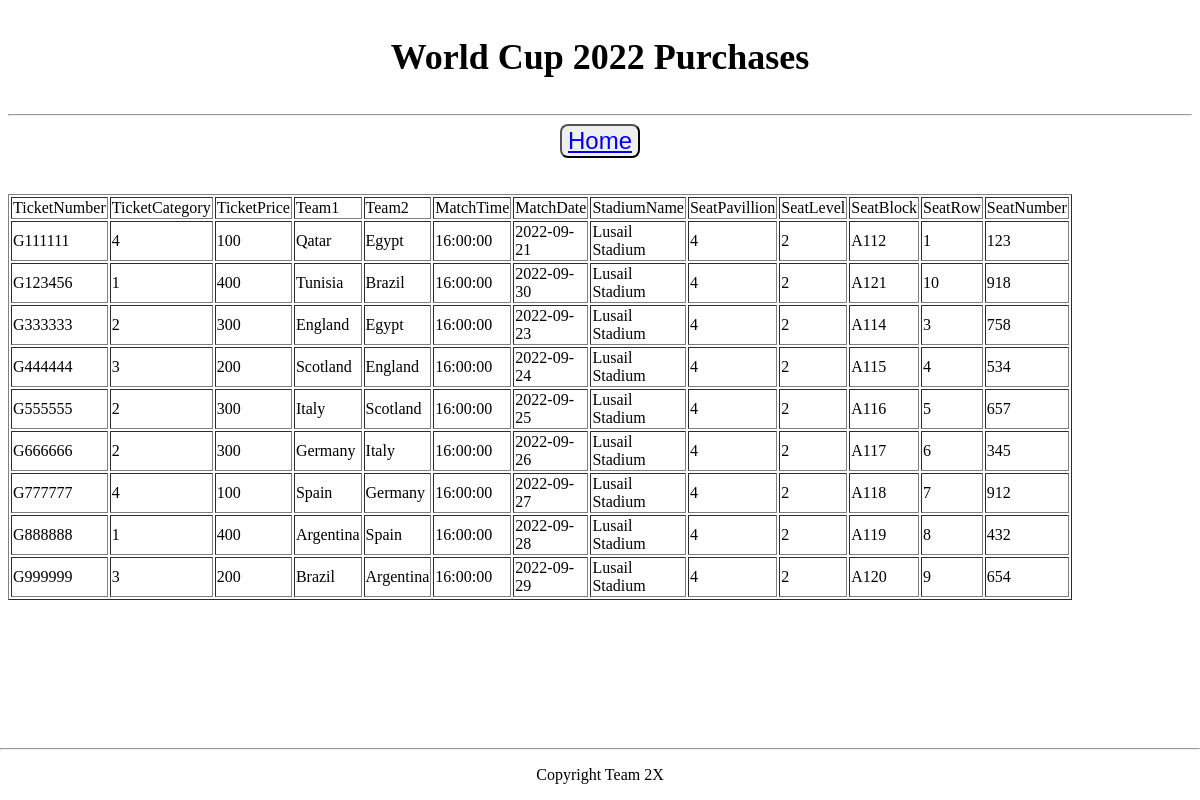
The page /purchases.php (signed in) on the database its author committed.
### tables this page shows
CREATE TABLE TICKET
(
  TicketID VARCHAR(255) NOT NULL,
  MatchNumber INT NOT NULL,
  SeatCategory INT NOT NULL,
  TicketType VARCHAR(255) NOT NULL,
  Price INT NOT NULL,
  FanID INT NOT NULL,
  TeamName VARCHAR(255),  
  SpecificStadiumName VARCHAR(255),  
  SeatPavillion INT NOT NULL,
  SeatLevel INT NOT NULL,
  SeatBlock VARCHAR(255) NOT NULL,
  SeatRow INT NOT NULL,
  SeatNumber INT NOT NULL,
  StadiumName VARCHAR(255) NOT NULL,
  CCNumber VARCHAR(16),  
  PRIMARY KEY (TicketID),
  FOREIGN KEY (FanID) REFERENCES CUSTOMER(CustFanID) on update cascade on delete cascade,
  FOREIGN KEY (TeamName) REFERENCES TEAM(TeamName) on update cascade on delete cascade,
  FOREIGN KEY (StadiumName) REFERENCES STADIUM(StadiumName) on update cascade on delete cascade,
  FOREIGN KEY (SeatCategory, SeatPavillion, SeatLevel, SeatBlock, SeatRow, SeatNumber, StadiumName, Price) REFERENCES SEAT(SeatCategory, SeatPavillion, SeatLevel, SeatBlock, SeatRow, SeatNumber, StadiumName, SeatPrice) on update cascade on delete cascade,
  FOREIGN KEY (CCNumber) REFERENCES CCDetails(CCNumber) on update cascade on delete cascade,
  FOREIGN KEY (MatchNumber) REFERENCES FOOTBALL_MATCH(MatchNumber) on update cascade on delete cascade
);

CREATE TABLE FOOTBALL_MATCH
(
  KickOffDate DATE NOT NULL,  
  KickOffTime TIME NOT NULL,  
  MatchNumber INT NOT NULL,
  Team1 VARCHAR(255) NOT NULL,
  Team2 VARCHAR(255) NOT NULL,
  StadiumName VARCHAR(255) NOT NULL,
  PRIMARY KEY (MatchNumber),
  FOREIGN KEY (StadiumName) REFERENCES STADIUM(StadiumName) on update cascade on delete cascade,
  CHECK (MatchNumber >= 1 AND MatchNumber <= 65)  
);

### purchases.php (the view, shortened to what this page needs)
<!DOCTYPE html>
<html>
<head>
</head>
<body>
<p style="text-align: center; font-size: 36px;"> <b>World Cup 2022 Purchases</b> </p>
<hr>
<div class="center">
    <button class="buttons"><a href="customer_home.php">Home</a></button>
    <br>
    <br>
    <br>
</div>
</body>
<?php
$servername = "dbproject5.org";
$username = "Team2X_customer";
$password = "Team2X_customer";
$dbname = "Team2X_Project";
$conn = new mysqli($servername, $username, $password, $dbname);
$sql = "SELECT t.TicketID, t.SeatCategory, t.Price, m.Team1, m.Team2, m.KickOffTime, m.KickOffDate, t.StadiumName, t.SeatPavillion, t.SeatLevel, t.SeatBlock, t.SeatRow, t.SeatNumber
        FROM TICKET t, FOOTBALL_MATCH m, CUSTOMER c
        WHERE t.MatchNumber = m.MatchNumber AND t.FanID = c.CustFanID  AND c.CustEmail = '" . $_SESSION['email'] . "';";
$result = $conn->query($sql);
if ($result->num_rows > 0) {
   echo "<table width=75% border='1'><tr>
                    <td>TicketNumber</td>
                    <td>TicketCategory</td>
                    <td>TicketPrice</td>
                    <td>Team1</td>
                    <td>Team2</td>
                    <td>MatchTime</td>
                    <td>MatchDate</td>
                    <td>StadiumName</td>
                    <td>SeatPavillion</td>
                    <td>SeatLevel</td>
                    <td>SeatBlock</td>
                    <td>SeatRow</td>
                    <td>SeatNumber</td></tr>";
   while($row = $result->fetch_assoc()) {
     echo "<tr><td>" . $row["TicketID"] . "</td>" .
          "<td>".$row["SeatCategory"] . "</td>" .
          "<td>".$row["Price"] . "</td>" .
          "<td>".$row["Team1"] . "</td>" .
          "<td>".$row["Team2"] . "</td>" .
          "<td>".$row["KickOffTime"] . "</td>" .
          "<td>".$row["KickOffDate"] . "</td>" .
          "<td>".$row["StadiumName"] . "</td>" .
          "<td>".$row["SeatPavillion"] . "</td>" .
          "<td>".$row["SeatLevel"] . "</td>" .
          "<td>".$row["SeatBlock"] . "</td>" .
          "<td>".$row["SeatRow"] . "</td>" .
          "<td>".$row["SeatNumber"] . "</td>" ."</tr>";
   }
   echo "</table>";
} else {
   echo "You have not purchased any tickets yet.";
}
 ?>
<footer class="footer">
    <hr>
    <p>Copyright Team 2X</p>
</footer>
</html>

### purchases.php (style rules this page uses)
.footer { position: fixed; left: 0; bottom: 0; width: 100%; text-align: center; }
.buttons { color: white; font-size: 24px; border-radius: 8px; }
.center { text-align: center; }

### rows shown on the page
ticket: TicketID "G111111", SeatCategory "4", Price "100", MatchNumber.Team1 "Qatar", MatchNumber.Team2 "Egypt", MatchNumber.KickOffTime "16:00:00", MatchNumber.KickOffDate "2022-09-21", StadiumName "Lusail Stadium", SeatPavillion "4", SeatLevel "2", SeatBlock "A112", SeatRow "1", SeatNumber "123"
ticket: TicketID "G123456", SeatCategory "1", Price "400", MatchNumber.Team1 "Tunisia", MatchNumber.Team2 "Brazil", MatchNumber.KickOffTime "16:00:00", MatchNumber.KickOffDate "2022-09-30", StadiumName "Lusail Stadium", SeatPavillion "4", SeatLevel "2", SeatBlock "A121", SeatRow "10", SeatNumber "918"
ticket: TicketID "G333333", SeatCategory "2", Price "300", MatchNumber.Team1 "England", MatchNumber.Team2 "Egypt", MatchNumber.KickOffTime "16:00:00", MatchNumber.KickOffDate "2022-09-23", StadiumName "Lusail Stadium", SeatPavillion "4", SeatLevel "2", SeatBlock "A114", SeatRow "3", SeatNumber "758"
ticket: TicketID "G444444", SeatCategory "3", Price "200", MatchNumber.Team1 "Scotland", MatchNumber.Team2 "England", MatchNumber.KickOffTime "16:00:00", MatchNumber.KickOffDate "2022-09-24", StadiumName "Lusail Stadium", SeatPavillion "4", SeatLevel "2", SeatBlock "A115", SeatRow "4", SeatNumber "534"
ticket: TicketID "G555555", SeatCategory "2", Price "300", MatchNumber.Team1 "Italy", MatchNumber.Team2 "Scotland", MatchNumber.KickOffTime "16:00:00", MatchNumber.KickOffDate "2022-09-25", StadiumName "Lusail Stadium", SeatPavillion "4", SeatLevel "2", SeatBlock "A116", SeatRow "5", SeatNumber "657"
ticket: TicketID "G666666", SeatCategory "2", Price "300", MatchNumber.Team1 "Germany", MatchNumber.Team2 "Italy", MatchNumber.KickOffTime "16:00:00", MatchNumber.KickOffDate "2022-09-26", StadiumName "Lusail Stadium", SeatPavillion "4", SeatLevel "2", SeatBlock "A117", SeatRow "6", SeatNumber "345"
ticket: TicketID "G777777", SeatCategory "4", Price "100", MatchNumber.Team1 "Spain", MatchNumber.Team2 "Germany", MatchNumber.KickOffTime "16:00:00", MatchNumber.KickOffDate "2022-09-27", StadiumName "Lusail Stadium", SeatPavillion "4", SeatLevel "2", SeatBlock "A118", SeatRow "7", SeatNumber "912"
ticket: TicketID "G888888", SeatCategory "1", Price "400", MatchNumber.Team1 "Argentina", MatchNumber.Team2 "Spain", MatchNumber.KickOffTime "16:00:00", MatchNumber.KickOffDate "2022-09-28", StadiumName "Lusail Stadium", SeatPavillion "4", SeatLevel "2", SeatBlock "A119", SeatRow "8", SeatNumber "432"
ticket: TicketID "G999999", SeatCategory "3", Price "200", MatchNumber.Team1 "Brazil", MatchNumber.Team2 "Argentina", MatchNumber.KickOffTime "16:00:00", MatchNumber.KickOffDate "2022-09-29", StadiumName "Lusail Stadium", SeatPavillion "4", SeatLevel "2", SeatBlock "A120", SeatRow "9", SeatNumber "654"
